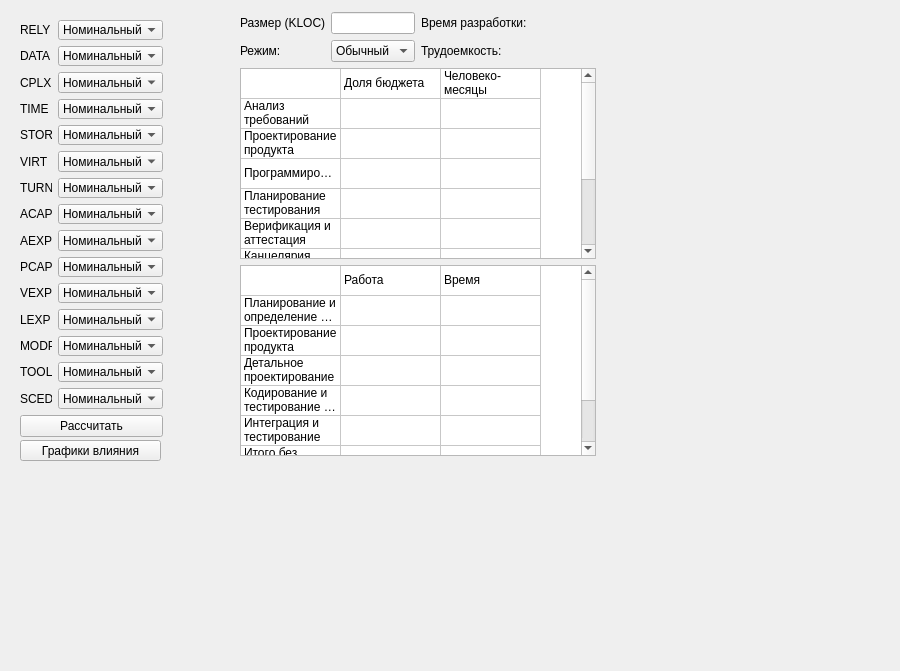
<?xml version="1.0" encoding="UTF-8"?>
<ui version="4.0">
 <class>MainWindow</class>
 <widget class="QMainWindow" name="MainWindow">
  <property name="geometry">
   <rect>
    <x>0</x>
    <y>0</y>
    <width>900</width>
    <height>671</height>
   </rect>
  </property>
  <property name="windowTitle">
   <string>MainWindow</string>
  </property>
  <widget class="QWidget" name="centralwidget">
   <widget class="QPushButton" name="btn_analyze">
    <property name="geometry">
     <rect>
      <x>20</x>
      <y>440</y>
      <width>141</width>
      <height>21</height>
     </rect>
    </property>
    <property name="text">
     <string>Графики влияния</string>
    </property>
   </widget>
   <widget class="QWidget" name="layoutWidget">
    <property name="geometry">
     <rect>
      <x>20</x>
      <y>20</y>
      <width>143</width>
      <height>417</height>
     </rect>
    </property>
    <layout class="QVBoxLayout" name="verticalLayout_3">
     <item>
      <layout class="QFormLayout" name="formLayout">
       <item row="0" column="1">
        <widget class="QComboBox" name="cbox_rely">
         <property name="currentIndex">
          <number>2</number>
         </property>
         <item>
          <property name="text">
           <string>Очень низкий</string>
          </property>
         </item>
         <item>
          <property name="text">
           <string>Низкий</string>
          </property>
         </item>
         <item>
          <property name="text">
           <string>Номинальный</string>
          </property>
         </item>
         <item>
          <property name="text">
           <string>Высокий</string>
          </property>
         </item>
         <item>
          <property name="text">
           <string>Очень высокий</string>
          </property>
         </item>
        </widget>
       </item>
       <item row="1" column="0">
        <widget class="QLabel" name="label_2">
         <property name="text">
          <string>DATA</string>
         </property>
        </widget>
       </item>
       <item row="1" column="1">
        <widget class="QComboBox" name="cbox_data">
         <property name="currentIndex">
          <number>1</number>
         </property>
         <item>
          <property name="text">
           <string>Низкий</string>
          </property>
         </item>
         <item>
          <property name="text">
           <string>Номинальный</string>
          </property>
         </item>
         <item>
          <property name="text">
           <string>Высокий</string>
          </property>
         </item>
         <item>
          <property name="text">
           <string>Очень высокий</string>
          </property>
         </item>
        </widget>
       </item>
       <item row="2" column="0">
        <widget class="QLabel" name="label_3">
         <property name="text">
          <string>CPLX</string>
         </property>
        </widget>
       </item>
       <item row="2" column="1">
        <widget class="QComboBox" name="cbox_cplx">
         <property name="currentIndex">
          <number>2</number>
         </property>
         <item>
          <property name="text">
           <string>Очень низкий</string>
          </property>
         </item>
         <item>
          <property name="text">
           <string>Низкий</string>
          </property>
         </item>
         <item>
          <property name="text">
           <string>Номинальный</string>
          </property>
         </item>
         <item>
          <property name="text">
           <string>Высокий</string>
          </property>
         </item>
         <item>
          <property name="text">
           <string>Очень высокий</string>
          </property>
         </item>
        </widget>
       </item>
       <item row="3" column="0">
        <widget class="QLabel" name="label_4">
         <property name="text">
          <string>TIME</string>
         </property>
        </widget>
       </item>
       <item row="3" column="1">
        <widget class="QComboBox" name="cbox_time">
         <property name="currentIndex">
          <number>0</number>
         </property>
         <item>
          <property name="text">
           <string>Номинальный</string>
          </property>
         </item>
         <item>
          <property name="text">
           <string>Высокий</string>
          </property>
         </item>
         <item>
          <property name="text">
           <string>Очень высокий</string>
          </property>
         </item>
        </widget>
       </item>
       <item row="4" column="0">
        <widget class="QLabel" name="label_5">
         <property name="text">
          <string>STOR</string>
         </property>
        </widget>
       </item>
       <item row="4" column="1">
        <widget class="QComboBox" name="cbox_stor">
         <property name="currentIndex">
          <number>0</number>
         </property>
         <item>
          <property name="text">
           <string>Номинальный</string>
          </property>
         </item>
         <item>
          <property name="text">
           <string>Высокий</string>
          </property>
         </item>
         <item>
          <property name="text">
           <string>Очень высокий</string>
          </property>
         </item>
        </widget>
       </item>
       <item row="5" column="0">
        <widget class="QLabel" name="label_6">
         <property name="text">
          <string>VIRT</string>
         </property>
        </widget>
       </item>
       <item row="5" column="1">
        <widget class="QComboBox" name="cbox_virt">
         <property name="currentIndex">
          <number>1</number>
         </property>
         <item>
          <property name="text">
           <string>Низкий</string>
          </property>
         </item>
         <item>
          <property name="text">
           <string>Номинальный</string>
          </property>
         </item>
         <item>
          <property name="text">
           <string>Высокий</string>
          </property>
         </item>
         <item>
          <property name="text">
           <string>Очень высокий</string>
          </property>
         </item>
        </widget>
       </item>
       <item row="6" column="0">
        <widget class="QLabel" name="label_7">
         <property name="text">
          <string>TURN</string>
         </property>
        </widget>
       </item>
       <item row="6" column="1">
        <widget class="QComboBox" name="cbox_turn">
         <property name="currentIndex">
          <number>1</number>
         </property>
         <item>
          <property name="text">
           <string>Низкий</string>
          </property>
         </item>
         <item>
          <property name="text">
           <string>Номинальный</string>
          </property>
         </item>
         <item>
          <property name="text">
           <string>Высокий</string>
          </property>
         </item>
         <item>
          <property name="text">
           <string>Очень высокий</string>
          </property>
         </item>
        </widget>
       </item>
       <item row="7" column="0">
        <widget class="QLabel" name="label_8">
         <property name="text">
          <string>ACAP</string>
         </property>
        </widget>
       </item>
       <item row="7" column="1">
        <widget class="QComboBox" name="cbox_acap">
         <property name="currentIndex">
          <number>2</number>
         </property>
         <item>
          <property name="text">
           <string>Очень низкий</string>
          </property>
         </item>
         <item>
          <property name="text">
           <string>Низкий</string>
          </property>
         </item>
         <item>
          <property name="text">
           <string>Номинальный</string>
          </property>
         </item>
         <item>
          <property name="text">
           <string>Высокий</string>
          </property>
         </item>
         <item>
          <property name="text">
           <string>Очень высокий</string>
          </property>
         </item>
        </widget>
       </item>
       <item row="8" column="0">
        <widget class="QLabel" name="label_9">
         <property name="text">
          <string>AEXP</string>
         </property>
        </widget>
       </item>
       <item row="8" column="1">
        <widget class="QComboBox" name="cbox_aexp">
         <property name="currentIndex">
          <number>2</number>
         </property>
         <item>
          <property name="text">
           <string>Очень низкий</string>
          </property>
         </item>
         <item>
          <property name="text">
           <string>Низкий</string>
          </property>
         </item>
         <item>
          <property name="text">
           <string>Номинальный</string>
          </property>
         </item>
         <item>
          <property name="text">
           <string>Высокий</string>
          </property>
         </item>
         <item>
          <property name="text">
           <string>Очень высокий</string>
          </property>
         </item>
        </widget>
       </item>
       <item row="9" column="0">
        <widget class="QLabel" name="label_10">
         <property name="text">
          <string>PCAP</string>
         </property>
        </widget>
       </item>
       <item row="9" column="1">
        <widget class="QComboBox" name="cbox_pcap">
         <property name="currentIndex">
          <number>2</number>
         </property>
         <item>
          <property name="text">
           <string>Очень низкий</string>
          </property>
         </item>
         <item>
          <property name="text">
           <string>Низкий</string>
          </property>
         </item>
         <item>
          <property name="text">
           <string>Номинальный</string>
          </property>
         </item>
         <item>
          <property name="text">
           <string>Высокий</string>
          </property>
         </item>
         <item>
          <property name="text">
           <string>Очень высокий</string>
          </property>
         </item>
        </widget>
       </item>
       <item row="10" column="0">
        <widget class="QLabel" name="label_11">
         <property name="text">
          <string>VEXP</string>
         </property>
        </widget>
       </item>
       <item row="10" column="1">
        <widget class="QComboBox" name="cbox_vexp">
         <property name="currentIndex">
          <number>2</number>
         </property>
         <item>
          <property name="text">
           <string>Очень низкий</string>
          </property>
         </item>
         <item>
          <property name="text">
           <string>Низкий</string>
          </property>
         </item>
         <item>
          <property name="text">
           <string>Номинальный</string>
          </property>
         </item>
         <item>
          <property name="text">
           <string>Высокий</string>
          </property>
         </item>
        </widget>
       </item>
       <item row="11" column="0">
        <widget class="QLabel" name="label_12">
         <property name="text">
          <string>LEXP</string>
         </property>
        </widget>
       </item>
       <item row="11" column="1">
        <widget class="QComboBox" name="cbox_lexp">
         <property name="currentIndex">
          <number>2</number>
         </property>
         <item>
          <property name="text">
           <string>Очень низкий</string>
          </property>
         </item>
         <item>
          <property name="text">
           <string>Низкий</string>
          </property>
         </item>
         <item>
          <property name="text">
           <string>Номинальный</string>
          </property>
         </item>
         <item>
          <property name="text">
           <string>Высокий</string>
          </property>
         </item>
        </widget>
       </item>
       <item row="12" column="0">
        <widget class="QLabel" name="label_13">
         <property name="text">
          <string>MODP</string>
         </property>
        </widget>
       </item>
       <item row="12" column="1">
        <widget class="QComboBox" name="cbox_modp">
         <property name="currentIndex">
          <number>2</number>
         </property>
         <item>
          <property name="text">
           <string>Очень низкий</string>
          </property>
         </item>
         <item>
          <property name="text">
           <string>Низкий</string>
          </property>
         </item>
         <item>
          <property name="text">
           <string>Номинальный</string>
          </property>
         </item>
         <item>
          <property name="text">
           <string>Высокий</string>
          </property>
         </item>
         <item>
          <property name="text">
           <string>Очень высокий</string>
          </property>
         </item>
        </widget>
       </item>
       <item row="13" column="0">
        <widget class="QLabel" name="label_14">
         <property name="text">
          <string>TOOL</string>
         </property>
        </widget>
       </item>
       <item row="13" column="1">
        <widget class="QComboBox" name="cbox_tool">
         <property name="currentIndex">
          <number>2</number>
         </property>
         <item>
          <property name="text">
           <string>Очень низкий</string>
          </property>
         </item>
         <item>
          <property name="text">
           <string>Низкий</string>
          </property>
         </item>
         <item>
          <property name="text">
           <string>Номинальный</string>
          </property>
         </item>
         <item>
          <property name="text">
           <string>Высокий</string>
          </property>
         </item>
         <item>
          <property name="text">
           <string>Очень высокий</string>
          </property>
         </item>
        </widget>
       </item>
       <item row="14" column="0">
        <widget class="QLabel" name="label_15">
         <property name="text">
          <string>SCED</string>
         </property>
        </widget>
       </item>
       <item row="14" column="1">
        <widget class="QComboBox" name="cbox_sced">
         <property name="currentIndex">
          <number>2</number>
         </property>
         <item>
          <property name="text">
           <string>Очень низкий</string>
          </property>
         </item>
         <item>
          <property name="text">
           <string>Низкий</string>
          </property>
         </item>
         <item>
          <property name="text">
           <string>Номинальный</string>
          </property>
         </item>
         <item>
          <property name="text">
           <string>Высокий</string>
          </property>
         </item>
         <item>
          <property name="text">
           <string>Очень высокий</string>
          </property>
         </item>
        </widget>
       </item>
       <item row="0" column="0">
        <widget class="QLabel" name="label">
         <property name="text">
          <string>RELY</string>
         </property>
        </widget>
       </item>
      </layout>
     </item>
     <item>
      <widget class="QPushButton" name="btn_calculate">
       <property name="text">
        <string>Рассчитать</string>
       </property>
      </widget>
     </item>
    </layout>
   </widget>
   <widget class="QWidget" name="">
    <property name="geometry">
     <rect>
      <x>240</x>
      <y>12</y>
      <width>356</width>
      <height>444</height>
     </rect>
    </property>
    <layout class="QGridLayout" name="gridLayout_2">
     <property name="sizeConstraint">
      <enum>QLayout::SetNoConstraint</enum>
     </property>
     <item row="0" column="0" rowspan="2">
      <layout class="QGridLayout" name="gridLayout">
       <item row="0" column="0">
        <widget class="QLabel" name="label_16">
         <property name="text">
          <string>Размер (KLOC):</string>
         </property>
        </widget>
       </item>
       <item row="0" column="1">
        <widget class="QLineEdit" name="entry_size"/>
       </item>
       <item row="1" column="0">
        <widget class="QLabel" name="label_17">
         <property name="text">
          <string>Режим:</string>
         </property>
        </widget>
       </item>
       <item row="1" column="1">
        <widget class="QComboBox" name="cbox_mode">
         <item>
          <property name="text">
           <string>Обычный</string>
          </property>
         </item>
         <item>
          <property name="text">
           <string>Промежуточный</string>
          </property>
         </item>
         <item>
          <property name="text">
           <string>Встроенный</string>
          </property>
         </item>
        </widget>
       </item>
      </layout>
     </item>
     <item row="0" column="1">
      <widget class="QLabel" name="label_tc">
       <property name="minimumSize">
        <size>
         <width>200</width>
         <height>0</height>
        </size>
       </property>
       <property name="text">
        <string>Время разработки:</string>
       </property>
      </widget>
     </item>
     <item row="1" column="1">
      <widget class="QLabel" name="label_lc">
       <property name="minimumSize">
        <size>
         <width>200</width>
         <height>0</height>
        </size>
       </property>
       <property name="text">
        <string>Трудоемкость:</string>
       </property>
      </widget>
     </item>
     <item row="2" column="0" colspan="2">
      <widget class="QTableWidget" name="table_budget">
       <property name="enabled">
        <bool>true</bool>
       </property>
       <property name="sizePolicy">
        <sizepolicy hsizetype="Expanding" vsizetype="Minimum">
         <horstretch>0</horstretch>
         <verstretch>0</verstretch>
        </sizepolicy>
       </property>
       <property name="rowCount">
        <number>10</number>
       </property>
       <property name="columnCount">
        <number>3</number>
       </property>
       <attribute name="horizontalHeaderVisible">
        <bool>false</bool>
       </attribute>
       <attribute name="verticalHeaderVisible">
        <bool>false</bool>
       </attribute>
       <row/>
       <row/>
       <row/>
       <row/>
       <row/>
       <row/>
       <row/>
       <row/>
       <row/>
       <row/>
       <column/>
       <column/>
       <column/>
       <item row="0" column="1">
        <property name="text">
         <string>Доля бюджета</string>
        </property>
       </item>
       <item row="0" column="2">
        <property name="text">
         <string>Человеко-месяцы</string>
        </property>
       </item>
       <item row="1" column="0">
        <property name="text">
         <string>Анализ требований</string>
        </property>
       </item>
       <item row="2" column="0">
        <property name="text">
         <string>Проектирование продукта</string>
        </property>
       </item>
       <item row="3" column="0">
        <property name="text">
         <string>Программирование</string>
        </property>
       </item>
       <item row="4" column="0">
        <property name="text">
         <string>Планирование тестирования</string>
        </property>
       </item>
       <item row="5" column="0">
        <property name="text">
         <string>Верификация и аттестация</string>
        </property>
       </item>
       <item row="6" column="0">
        <property name="text">
         <string>Канцелярия проекта</string>
        </property>
       </item>
       <item row="7" column="0">
        <property name="text">
         <string>Управление конфигурацией и обеспечение качества</string>
        </property>
       </item>
       <item row="8" column="0">
        <property name="text">
         <string>Создание руководств</string>
        </property>
       </item>
       <item row="9" column="0">
        <property name="text">
         <string>Итого</string>
        </property>
        <property name="font">
         <font>
          <weight>75</weight>
          <bold>true</bold>
         </font>
        </property>
       </item>
      </widget>
     </item>
     <item row="3" column="0" colspan="2">
      <widget class="QTableWidget" name="table_worktime">
       <property name="sizePolicy">
        <sizepolicy hsizetype="Expanding" vsizetype="Minimum">
         <horstretch>0</horstretch>
         <verstretch>0</verstretch>
        </sizepolicy>
       </property>
       <property name="maximumSize">
        <size>
         <width>16777215</width>
         <height>250</height>
        </size>
       </property>
       <property name="rowCount">
        <number>8</number>
       </property>
       <property name="columnCount">
        <number>3</number>
       </property>
       <attribute name="horizontalHeaderVisible">
        <bool>false</bool>
       </attribute>
       <attribute name="verticalHeaderVisible">
        <bool>false</bool>
       </attribute>
       <row/>
       <row/>
       <row/>
       <row/>
       <row/>
       <row/>
       <row/>
       <row/>
       <column/>
       <column/>
       <column/>
       <item row="0" column="1">
        <property name="text">
         <string>Работа</string>
        </property>
       </item>
       <item row="0" column="2">
        <property name="text">
         <string>Время</string>
        </property>
       </item>
       <item row="1" column="0">
        <property name="text">
         <string>Планирование и определение требований</string>
        </property>
       </item>
       <item row="2" column="0">
        <property name="text">
         <string>Проектирование продукта</string>
        </property>
       </item>
       <item row="3" column="0">
        <property name="text">
         <string>Детальное проектирование</string>
        </property>
       </item>
       <item row="4" column="0">
        <property name="text">
         <string>Кодирование и тестирование отдельных модулей</string>
        </property>
       </item>
       <item row="5" column="0">
        <property name="text">
         <string>Интеграция и тестирование</string>
        </property>
       </item>
       <item row="6" column="0">
        <property name="text">
         <string>Итого без планирования</string>
        </property>
       </item>
       <item row="7" column="0">
        <property name="text">
         <string>Итого</string>
        </property>
        <property name="font">
         <font>
          <weight>75</weight>
          <bold>true</bold>
         </font>
        </property>
       </item>
      </widget>
     </item>
    </layout>
   </widget>
  </widget>
 </widget>
 <resources/>
 <connections/>
</ui>
